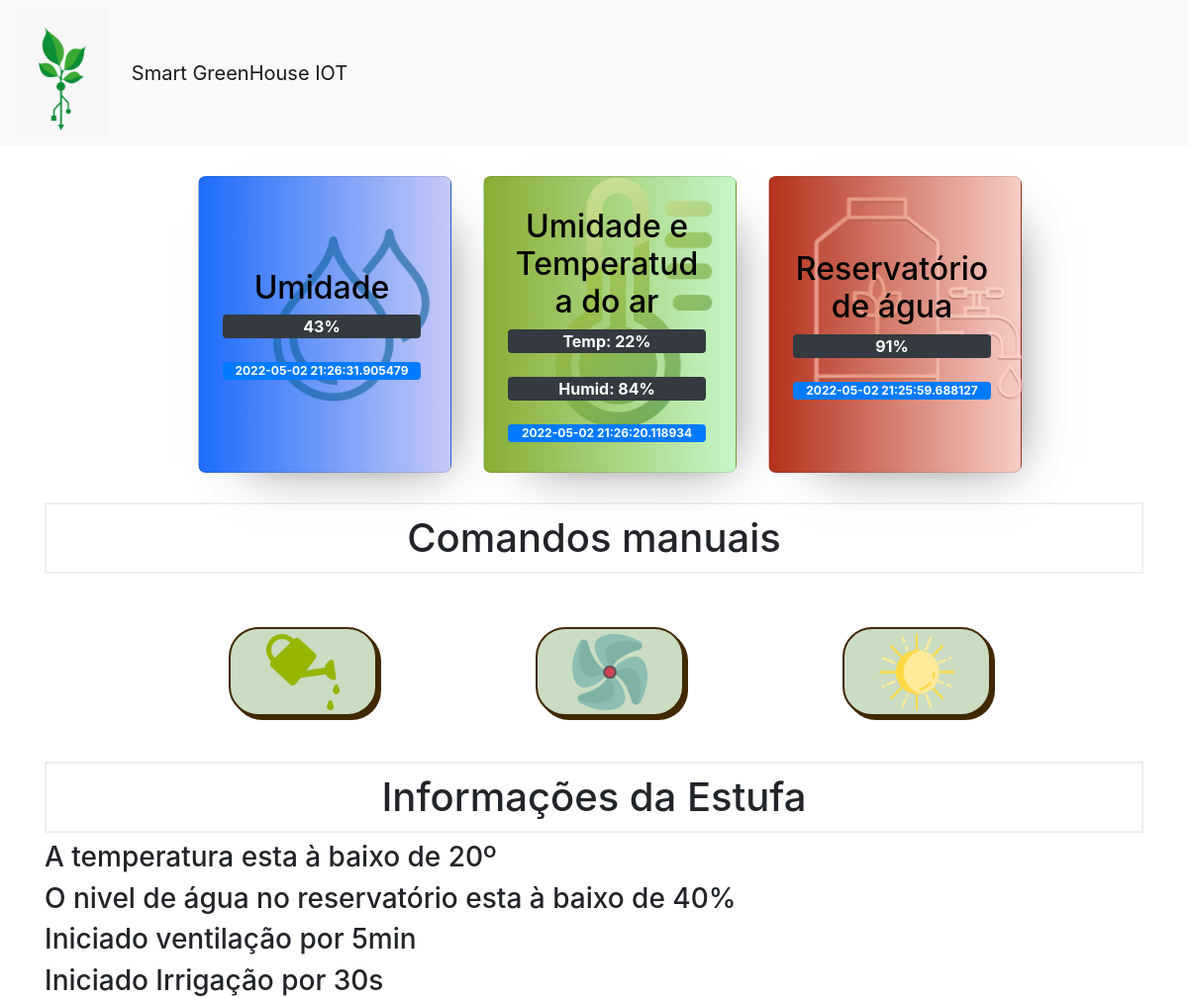
The page / on the database its author committed.
### tables this page shows
CREATE TABLE humid (
        id INTEGER NOT NULL PRIMARY KEY AUTOINCREMENT,
        humid INTEGER,
        datahumid DATETIME
);

CREATE TABLE dht11 (
        id INTEGER NOT NULL PRIMARY KEY AUTOINCREMENT,
        temp INTEGER,
        humid INTEGER,
        datadht11 DATETIME
);

CREATE TABLE reserv (
        id INTEGER NOT NULL PRIMARY KEY AUTOINCREMENT,
        reserv INTEGER,
        datareserv DATETIME
);

CREATE TABLE "log_estufa" (
	`id`	INTEGER NOT NULL PRIMARY KEY AUTOINCREMENT,
	`post_log`	TEXT,
	`data_post`	DATETIME
);

### app.py (the view)
@app.route('/')
def index():
    connw = get_db_connection()
    posts_humid = connw.execute('SELECT * FROM humid ORDER BY ID DESC LIMIT 1').fetchall()
    posts_dht11 = connw.execute('SELECT * FROM dht11 ORDER BY ID DESC LIMIT 1').fetchall()
    posts_reserv = connw.execute('SELECT * FROM reserv ORDER BY ID DESC LIMIT 1').fetchall()
    posts_log = connw.execute('SELECT * FROM log_estufa ORDER BY ID DESC LIMIT 5').fetchall()
    connw.close()
    try:
        if request.args['teste'] == '1':
            print("deu boaaaaa 111111111111")
        elif request.args['teste'] == '2':
            print("deu boaaaaa 222222222222")
        elif request.args['teste'] == '3':
            print("deu boaaaaa 333333333333")
    except:
        pass
    return render_template('index.html', posts_humid=posts_humid, posts_dht11=posts_dht11, posts_reserv=posts_reserv, posts_log=posts_log)

### app.py (called while the page is built)
def get_db_connection():
    conw = None
    connw = sqlite3.connect('EstufaDB.db')
    connw.row_factory = sqlite3.Row
    return connw

### templates/index.html (shortened to what this page needs)
{% extends 'base.html' %}
{% block content %}
    <main class="cards">
        <div class="card_div">
        <section class="card humid">
            <img src="{{ url_for('static', filename= 'img/gotas.png') }}" alt="Humidade da Terra">
            <div>
            {% for post in posts_humid %}
            <a href="{{ url_for('post_humid') }}">
                <h2>Umidade</h2>
            </a>
            <span class="badge badge-dark">{{ post['humid'] }}%</span><br>
            <span class="badge badge-primary">{{ post['datahumid'] }}</span>
            {% endfor %}
            </div>
        </section>
        <section class="card dht11">
            <img src="{{ url_for('static', filename= 'img/temphumid.png') }}" alt="Humidade e Temperatuda do AR">
            <div class="car">
            {% for post in posts_dht11 %}
            <a href="{{ url_for('post_dht11') }}">
                <h2>Umidade e Temperatuda do ar</h2>
            </a>
            <span class="badge badge-dark">Temp: {{ post['temp'] }}%</span><br>
            <span class="badge badge-dark">Humid: {{ post['humid'] }}%</span><br>
            <span class="badge badge-primary">{{ post['datadht11'] }}</span>
            {% endfor %}
            </div>
        </section>
        <section class="card reserv">
            <img src="{{ url_for('static', filename= 'img/reserv.png') }}" alt="Reservatório de água">
            <div class="car">
            {% for post in posts_reserv %}
            <a href="{{ url_for('post_reserv') }}">
            <h2>Reservatório de água</h2>
            </a>
            <span class="badge badge-dark">{{ post['reserv'] }}%</span><br>
            <span class="badge badge-primary">{{ post['datareserv'] }}</span>
            {% endfor %}
            </div>
        </section>
        </div class="car">
    </main>
    <div><h1>Comandos manuais</h1></div>
    <main class="teste">
        <div class="card_button">
        <section class="button">
                <button type="button" class="button-74" role="button" data-toggle="modal" data-target="#exampleModal"><img src="{{ url_for('static', filename= 'img/irrig_button.png') }}" alt="Reservatório de água"> </button>
        </section>
        <section class="button">
                <a href="{{ url_for('index', teste='2') }}"><button class="button-74" role="button"><img src="{{ url_for('static', filename= 'img/fan_button.png') }}" alt="Reservatório de água"> </button></a>
        </section>
        <section class="button">
                <a href="{{ url_for('index', teste='3') }}"><button class="button-74" role="button"><img src="{{ url_for('static', filename= 'img/luz_button.png') }}" alt="Reservatório de água"> </button></a>
        </section>
        </div>
    </main>
    <main>
        <div><h1> Informações da Estufa</h1></div>
        {% for post in posts_log %}
        <h3> {{ post['post_log'] }}  </h3>
        {% endfor %}
    </main>
{% endblock %}

### templates/base.html (shortened to what this page needs)
<!DOCTYPE html>
<html lang="en">
<head>
    <link rel="stylesheet" href="{{ url_for('static', filename= 'css/style.css') }}">
    <link rel="stylesheet" href="https://stackpath.bootstrapcdn.com/bootstrap/4.3.1/css/bootstrap.min.css">
    <link rel="stylesheet" href="https://maxcdn.bootstrapcdn.com/bootstrap/4.0.0/css/bootstrap.min.css">
</head>
<body>
    <header>
        <nav class="navbar navbar-expand-md navbar-light bg-light">
            <div class="logo">
                <img src="{{ url_for('static', filename= 'img/Logo_color.jpg') }}">
            </div>
            <a class="navbar-brand" href="{{ url_for('index')}}">Smart GreenHouse IOT</a>
        </nav>
    </header>
    <div class="container">
        {% block content %} {% endblock %}
    </div>
</body>
</html>

### static/css/style.css (style rules this page uses)
* { margin: 0; padding: 0; box-sizing: border-box; }
body { background: #edeeed; height: 100vh; width: 100%; }
.logo { width: 10%; }
.logo img { width: 80%; }
h1 { border: 2px #eee solid; color: brown; text-align: center; padding: 10px; }
main.cards { display: flex; padding: 30px; }
main.cards .card_div { display: flex; flex-direction: row; justify-content: center; align-items: center; width: 100%; }
main.cards section.card { padding: 0rem 1.5rem; border-radius: 8px; max-width: 256px; min-width: 256px; margin-left: 32px; max-height: 300px; min-height: 300px; vertical-align: middle; box-shadow: 20px 20px 50px -30px #6d6e6d; }
main.cards section.card a { opacity: 100%; position: relative; text-align: center; color: #000000; }
main.cards section.card div { display: flex; flex-direction: column; align-content: space-around; text-align: center; justify-content: center; width: 200px; height: 300px; margin-left: 0px; }
main.cards section.card span { opacity: 100%; position: relative; text-align: center; }
main.cards section.card .badge.badge-dark { font-size: medium; }
main.cards section.card.humid { background: linear-gradient(to right, #1D6CFA, #c6c9f7); }
main.cards section.card.dht11 { background: linear-gradient(to right, #88AD32, #c6f7c9); }
main.cards section.card.reserv { background: linear-gradient(to right, #B3311B, #F7CDC6); }
main.cards section.card img { display: flex; flex-direction: row; width: 100%; opacity: 0.6; position: absolute; align-items: center; }
main.teste { align-content: center; display: flex; padding: 30px; }
main.teste img { display: inline-block; width: 80%; align-items: center; }
main.teste section.button { padding: 1rem 4rem; border-radius: 8px; margin-left: 32px; vertical-align: middle; }
main.teste .card_button { display: flex; flex-direction: row; justify-content: center; align-items: center; width: 100%; }
.button-74 { background-color: #caddc2; border: 2px solid #422800; border-radius: 30px; box-shadow: #422800 4px 4px 0 0; color: #422800; cursor: pointer; font-weight: 600; font-size: 18px; padding: 0 18px; line-height: 50px; text-align: center; text-decoration: none; user-select: none; -webkit-user-select: none; touch-action: manipulation; max-width: 150px; min-height: 90px; }
@media (min-width: 768px) { .button-74 { min-width: 120px; padding: 0 25px; } }

### rows shown on the page
humid: humid "43", datahumid "2022-05-02 21:26:31.905479"
dht11: temp "22", humid "84", datadht11 "2022-05-02 21:26:20.118934"
reserv: reserv "91", datareserv "2022-05-02 21:25:59.688127"
log_estufa: post_log "A temperatura esta à baixo de 20º"
log_estufa: post_log "O nivel de água no reservatório esta à baixo de 40%"
log_estufa: post_log "Iniciado ventilação por 5min"
log_estufa: post_log "Iniciado Irrigação por 30s"
